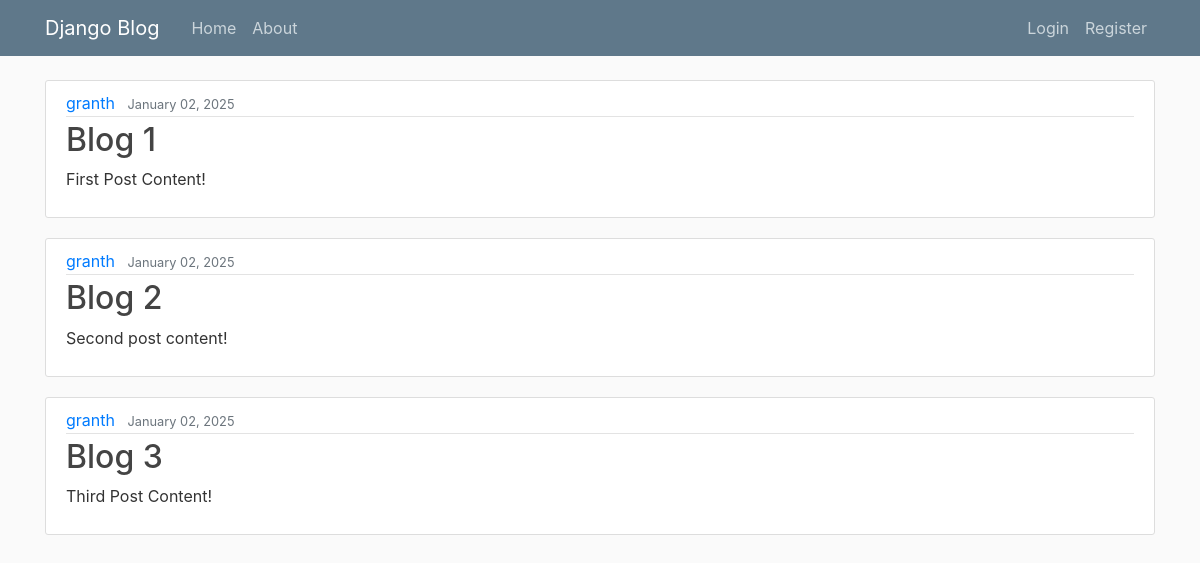
The page / on the database its author committed.
### blog/models.py (models this page shows, shortened)
class Post(models.Model):
    title = models.CharField(max_length=100)
    content = models.TextField()
    date_posted = models.DateTimeField(default=timezone.now)
    author = models.ForeignKey(User, on_delete=models.CASCADE)

### blog/views.py (the view)
# urls.py: path('', views.home, name='blog-home'),
def home(request):
    context = {
        'posts': Post.objects.all()
    }
    return render(request, 'blog/home.html', context)

### blog/templates/blog/home.html
{% extends 'blog/base.html' %}
{% block content %}
    {% for post in posts %}
        <article class="media content-section">
          <div class="media-body">
            <div class="article-metadata">
              <a class="mr-2" href="#">{{ post.author }}</a>
              <small class="text-muted">{{ post.date_posted|date:"F d, Y" }}</small>
            </div>
            <h2><a class="article-title" href="#">{{ post.title }}</a></h2>
            <p class="article-content">{{ post.content }}</p>
          </div>
        </article>
    {% endfor %}
{% endblock content %}

### blog/static/blog/main.css (style rules this page uses)
body { background: #fafafa; color: #333333; margin-top: 5rem; }
h1, h2, h3, h4, h5, h6 { color: #444444; }
.content-section { background: #ffffff; padding: 10px 20px; border: 1px solid #dddddd; border-radius: 3px; margin-bottom: 20px; }
.article-title { color: #444444; }
.article-content { white-space: pre-line; }
.article-metadata { padding-bottom: 1px; margin-bottom: 4px; border-bottom: 1px solid #e3e3e3 }

### rows shown on the page
Post: author "granth", date_posted "January 02, 2025", title "Blog 1", content "First Post Content!"
Post: author "granth", date_posted "January 02, 2025", title "Blog 2", content "Second post content!"
Post: author "granth", date_posted "January 02, 2025", title "Blog 3", content "Third Post Content!"
